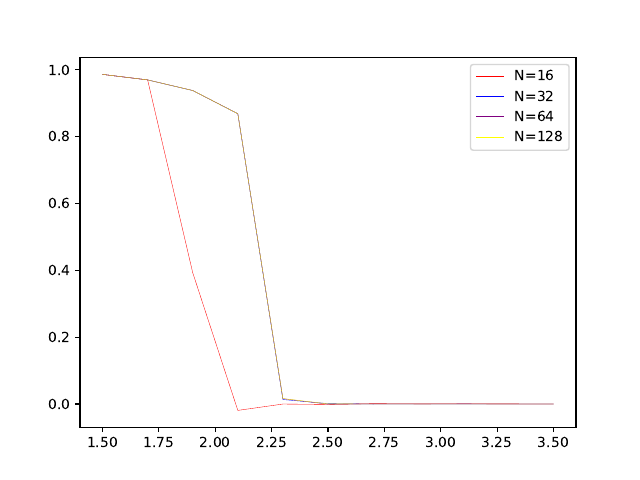

Reproduce this figure in Python.
# -*- coding: utf-8 -*-



# Importamos el modulo matplotlib y numpy
import numpy as np
import matplotlib.pyplot as plt
import matplotlib

data=np.loadtxt('magnetizacion.txt')
y0 = data[:,0]
y1 = data[:,1]
y2 = data[:,2]
y3 = data[:,3]
x = data[:,4]  #T

fig = plt.figure()
ax = fig.add_subplot(111)
ax.plot(x,y0,color='red',label='N=16',linewidth=.25)
ax.plot(x,y1,color='blue',label='N=32',linewidth=.25)
ax.plot(x,y2,color='purple',label='N=64',linewidth=.25)
ax.plot(x,y3,color='yellow',label='N=128',linewidth=.25)
plt.legend()
#ax.title('Magnetizacion en funcion de N')
#ax.xlabel('T')
#ax.ylabel('m')
plt.show()
#fig.tight_layout()
fig.savefig('magnetizacion.pdf')

